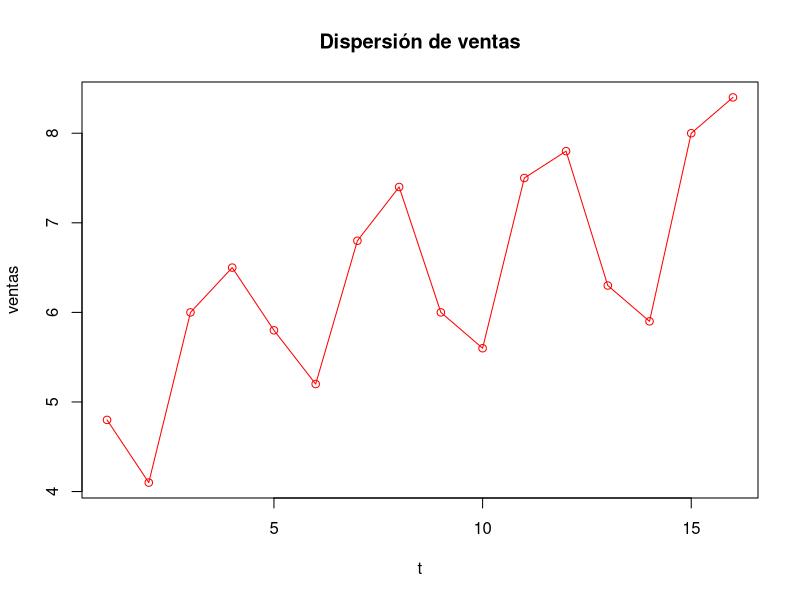
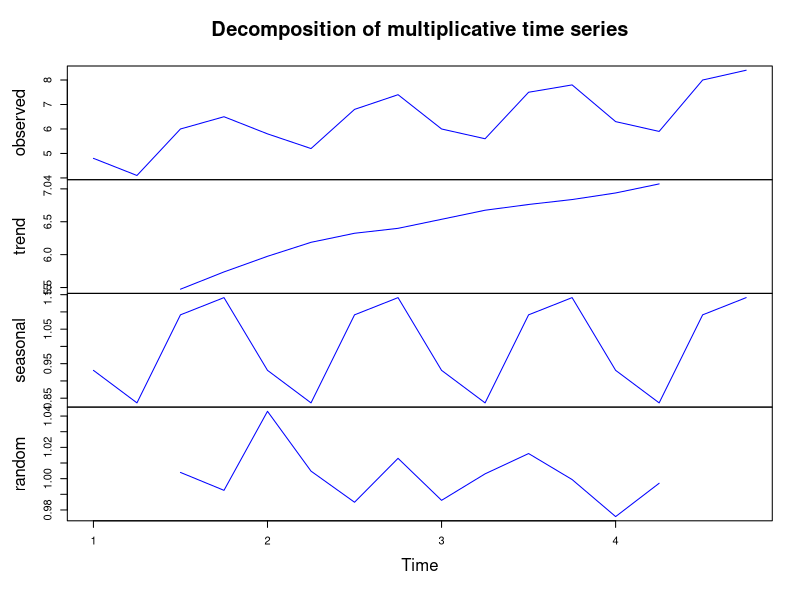
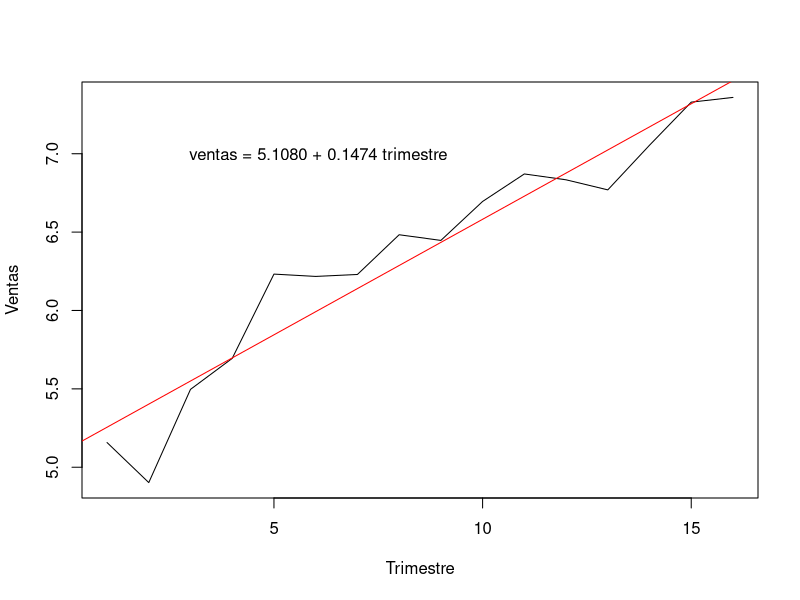
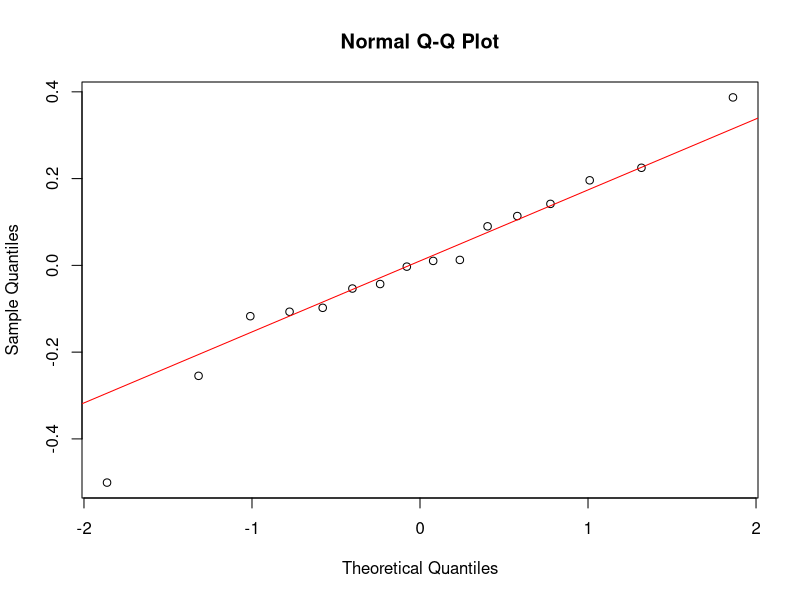
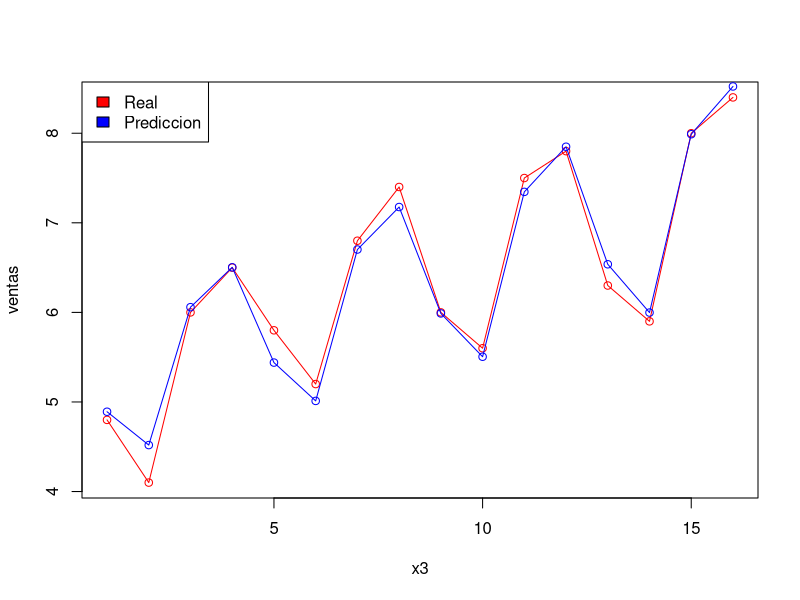

Here is the R script that generated these plots, in order:
## ---- chunk 1
knitr::opts_chunk$set(echo = TRUE)
## ---- chunk 2
t <- c(1, 2, 3, 4, 5, 6, 7, 8, 9, 10, 11, 12, 13, 14, 15, 16)
ventas = c(4.8, 4.1, 6, 6.5, 5.8, 5.2, 6.8, 7.4, 6, 5.6, 7.5, 7.8, 6.3, 5.9, 8, 8.4)
plot(t, ventas, type = "o", col = "red", main = "Dispersión de ventas")
# Se observa que cada año las ventas disminuyen en el segundo trimestre, y aumentan en el tercero y cuarto trimestre. Por tanto, se concluye que en la venta de estos televisores hay un comportamiento estacional
## ---- chunk 3
x= ts(ventas, frequency = 4, start(c(2016,1)))
T = decompose(x, type = "m")
T
plot(T, col ="blue")
# Se puede notar que la tendencia tiene un aumento a lo largo del tiempo, mientras que la estacionalidad denota una variación estacional de las ventas siguiendo una constante aleatoriedad.
## ---- chunk 4
# Regresión lineal de la tendencia
ventas_desestacionalizadas = (T$x)/(T$seasonal)
x3 = 1:16
y3 = ventas_desestacionalizadas
N3 = lm(y3~x3)
N3
plot(x3, y3, type = "l", xlab = "Trimestre", ylab = "Ventas")
abline(N3, col = "red")
text(6, 7, " ventas = 5.1080 + 0.1474 trimestre")
## ---- chunk 5
# Pertinencia del modelo lineal
summary(N3)
## ---- chunk 6
cat("Coeficiente de Determinacion:", summary(N3)$r.squared, "\n")
# El coeficiente de determinación dice que la variabilidad explicada por el modelo es de 92.07%.
## ---- chunk 7
sha = shapiro.test(N3$residuals)
cat("p-vaule:", sha$p.value, "\n")
## ---- chunk 8
E=N3$residuals
Y=N3$fitted.values
qqnorm(E)
qqline(E,col="red")
# La gráfica demuestra un comportamiento normal de los residuos.
## ---- chunk 9
n = 0
e = NA
prediction = NA
for (i in ventas_desestacionalizadas){
 n = n + 1
 prediction[n] = 5.1080 + (0.1474 * n)
 e[n] = (i - prediction[n])
}
CME=mean(e^2,na.rm = TRUE)
EPAM = mean(abs(e) / ventas)
cat("CME =", CME)
cat("\nEPAM =", EPAM * 100, "%")
## ---- chunk 10
plot(x3, ventas, type="o", col="red")
lines(x3, prediction * T$seasonal, type="o", col="blue")
legend(x = "topleft", legend = c("Real", "Prediccion"), fill = c("red", "blue"))
## ---- chunk 11
aux = 0
n2 = 17:20
year5 = NA
for(i in n2){
 aux = aux + 1
 year5[aux] = 5.1080 + (0.1474 * i)
}
pronostico = data.frame(
 "Trimestre" = 1:4,
 "Pronostico" = year5 * T$seasonal[1:4]
)
pronostico

